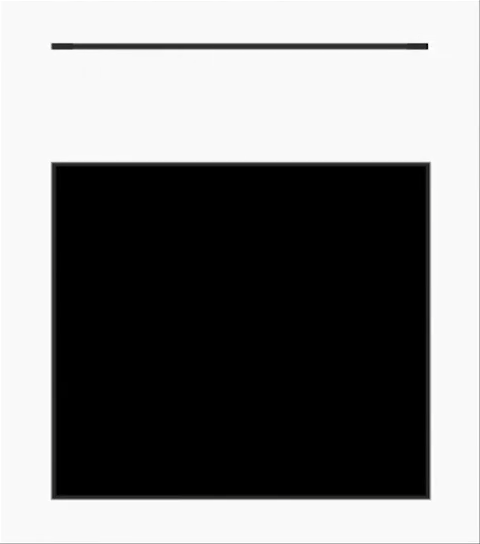
#> input picture assets/contour.png, 480 x 544 px
$ python rampup_img_contour.py
#> lines starting #> are read from the running program, lines starting #| are printed output that depends on the picture; after the words box and inside, x2 and y2 are one past the last pixel; in counts of white or black regions, pixels touching at a corner belong together
#> further down, img is the input picture: shape (544, 480, 3); mean B, G, R 126.2, 126.3, 126.3
'''find contours and manually draw contour'''

import cv2

def find_contours_via_BGR_image(img:cv2.UMat):
    cv2.imshow("img",img)

    gray = cv2.cvtColor(img, cv2.COLOR_BGR2GRAY)
    cv2.imshow("gray",gray)

    _, binary = cv2.threshold(gray, 100, 255, cv2.THRESH_BINARY)
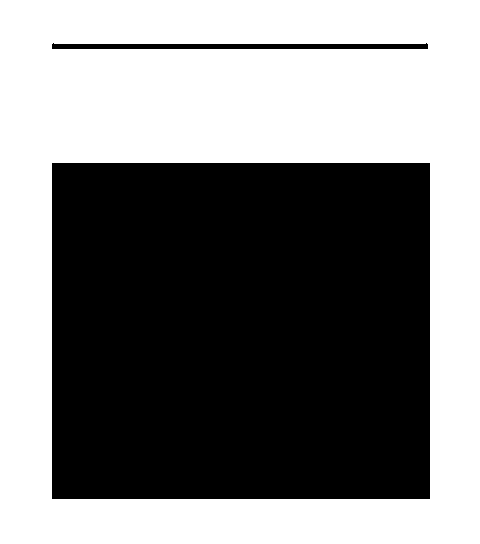
#> binary: shape (544, 480); 50.6% white; 2 black regions
    cv2.imshow("binary",binary)

    contours, _ = cv2.findContours(binary, cv2.RETR_TREE, cv2.CHAIN_APPROX_SIMPLE)
#> contours = 3 contours; box (x1, y1, x2, y2) and area: (0, 0, 480, 544) 260097, (51, 162, 431, 500) 127721, (51, 42, 429, 50) 2262

    return contours

def circle_points_of_contours(img:cv2.UMat, contours):
    for contour in contours:
        print(contour)
        print(f'Area: {cv2.contourArea(contour)}, Length: {cv2.arcLength(contour, True)}')
        print('----------------------')
        # cv2.putText(img, f"Area: {cv2.contourArea(contour)}", (10, 30), cv2.FONT_HERSHEY_SIMPLEX, 1, (0, 0, 255))
        for point in contour:
            print(point)
            x,y = point[0]
            cv2.circle(img, (x, y), 5, (0,255,0), 1)

    pass

if __name__ == "__main__":
    img = cv2.imread("assets/contour.png")
    contours = find_contours_via_BGR_image(img)
    # print(contours)
    cv2.drawContours(img, contours, -1, (0,0,255), 1)
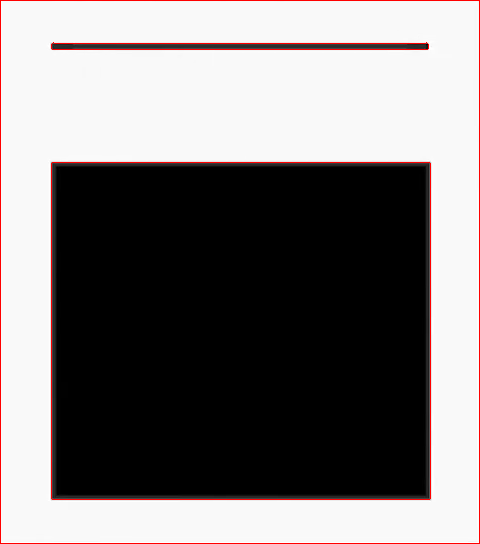
#> img: shape (544, 480, 3); 1.62% of pixels changed, all inside (x1, y1, x2, y2) = (0, 0, 480, 544)
    circle_points_of_contours(img, contours)
#> the loop in circle_points_of_contours, `for contour in contours:` made 3 passes
#> contour on pass 1: [[0, 0], [0, 543], [479, 543], [479, 0]]
#> (printed output is left out)
#> after the loop in circle_points_of_contours, `for contour in contours:`:
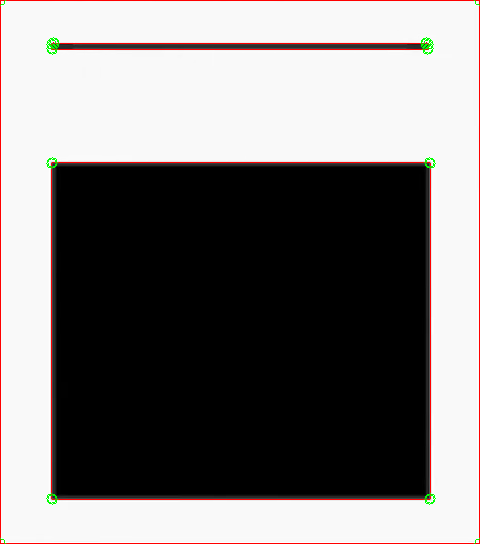
#> img: shape (544, 480, 3); 0.17% of pixels changed, all inside (x1, y1, x2, y2) = (0, 0, 480, 544)
    cv2.imshow("contours",img)

    key = cv2.waitKey(0)
#> (key x is pressed here)
    if(key & 0xFF ==ord('x')):
        print('exit')
        exit()
#> (the program exits here)
